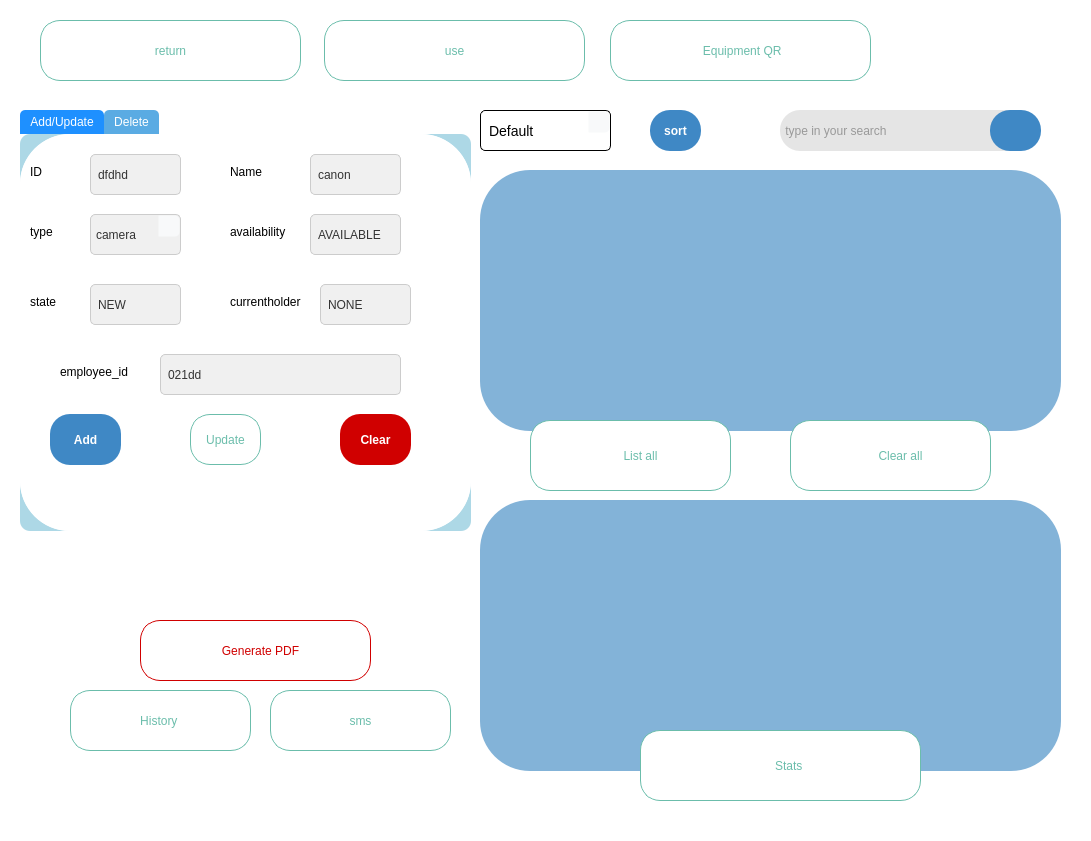
    <widget class="QFrame" name="frame_3">
     <property name="geometry">
      <rect>
       <x>290</x>
       <y>10</y>
       <width>1091</width>
       <height>841</height>
      </rect>
     </property>
     <property name="styleSheet">
      <string notr="true">
 /*  background: #032B43;*/
  border: 0px ;
  /*background-color:#3F88C5;*/
background-color:white;
    color: white;
    border-radius: 50px;
</string>
     </property>
     <property name="frameShape">
      <enum>QFrame::StyledPanel</enum>
     </property>
     <property name="frameShadow">
      <enum>QFrame::Raised</enum>
     </property>
     <widget class="QLabel" name="label_3">
      <property name="geometry">
       <rect>
        <x>-240</x>
        <y>480</y>
        <width>56</width>
        <height>16</height>
       </rect>
      </property>
      <property name="styleSheet">
       <string notr="true">image: url(:/Light_ones/icons8-microphone-2-50.png);
background:transparent;
border:0px;</string>
      </property>
      <property name="text">
       <string>TextLabel</string>
      </property>
     </widget>
     <widget class="QToolButton" name="search_button">
      <property name="geometry">
       <rect>
        <x>990</x>
        <y>110</y>
        <width>51</width>
        <height>41</height>
       </rect>
      </property>
      <property name="styleSheet">
       <string notr="true">
    QToolButton {
        background-color: #3F88C5;
        border: none;
        color: white;
        font-weight: bold;
        padding: 5px;
        width: 30px;
        height: 30px;
        border-radius: 20px;
		image:url(:/Dark_ones /magnifier.png);
    }
    QToolButton::menu-indicator {
        image:none;
    }
</string>
      </property>
      <property name="text">
       <string/>
      </property>
     </widget>
     <widget class="QLineEdit" name="search_lineEdit">
      <property name="geometry">
       <rect>
        <x>780</x>
        <y>110</y>
        <width>251</width>
        <height>41</height>
       </rect>
      </property>
      <property name="styleSheet">
       <string notr="true">border-radius:20px;
background:rgb(229, 229, 229);
color:#999999;
font: 8pt &quot;8514oem&quot;;</string>
      </property>
      <property name="text">
       <string> type in your search</string>
      </property>
     </widget>
     <widget class="QLabel" name="label_15">
      <property name="geometry">
       <rect>
        <x>130</x>
        <y>630</y>
        <width>91</width>
        <height>41</height>
       </rect>
      </property>
      <property name="styleSheet">
       <string notr="true">QLabel{
image:url(:/Dark_ones /pdf.png);
background:transparent;
}
</string>
      </property>
      <property name="text">
       <string/>
      </property>
     </widget>
     <widget class="QPushButton" name="qr_button">
      <property name="geometry">
       <rect>
        <x>610</x>
        <y>20</y>
        <width>261</width>
        <height>61</height>
       </rect>
      </property>
      <property name="cursor">
       <cursorShape>PointingHandCursor</cursorShape>
      </property>
      <property name="styleSheet">
       <string notr="true">QPushButton{color: rgb(107, 189, 171);
border-radius:20px;
border:1px solid rgb(107, 189, 171);
font: 75 12pt &quot;8514oem&quot;;

}
QPushButton:hover {
    background:rgb(107, 189, 171);
	color:white;
	
}</string>
      </property>
      <property name="text">
       <string> Equipment QR</string>
      </property>
     </widget>
     <widget class="QPushButton" name="Generate_PDF">
      <property name="geometry">
       <rect>
        <x>140</x>
        <y>620</y>
        <width>231</width>
        <height>61</height>
       </rect>
      </property>
      <property name="cursor">
       <cursorShape>PointingHandCursor</cursorShape>
      </property>
      <property name="styleSheet">
       <string notr="true">QPushButton{color:#D00000;
border-radius:20px;
border: 1px solid #D00000;
font: 75 12pt &quot;8514oem&quot;;
}
QPushButton:hover {
    background: #D00000;
	color:white;
	
	
}
</string>
      </property>
      <property name="text">
       <string>   Generate PDF</string>
      </property>
     </widget>
     <widget class="QPushButton" name="stats_button">
      <property name="geometry">
       <rect>
        <x>640</x>
        <y>730</y>
        <width>281</width>
        <height>71</height>
       </rect>
      </property>
      <property name="cursor">
       <cursorShape>PointingHandCursor</cursorShape>
      </property>
      <property name="styleSheet">
       <string notr="true">QPushButton{color: rgb(107, 189, 171);
border-radius:20px;
border: 1px solid rgb(107, 189, 171);
font: 75 12pt &quot;8514oem&quot;;

}
QPushButton:hover {
    background: rgb(107, 189, 171);
	color:white;
	
}</string>
      </property>
      <property name="text">
       <string>     Stats</string>
      </property>
     </widget>
     <widget class="QLabel" name="label_16">
      <property name="geometry">
       <rect>
        <x>690</x>
        <y>750</y>
        <width>61</width>
        <height>31</height>
       </rect>
      </property>
      <property name="styleSheet">
       <string notr="true">image:url(:/Dark_ones /stat.png);
background:transparent;</string>
      </property>
      <property name="text">
       <string/>
      </property>
     </widget>
     <widget class="QLabel" name="label_8">
      <property name="geometry">
       <rect>
        <x>10</x>
        <y>190</y>
        <width>71</width>
        <height>31</height>
       </rect>
      </property>
      <property name="styleSheet">
       <string notr="true">image:url(:/Light_ones/filter.png);
background:transparent;</string>
      </property>
      <property name="text">
       <string/>
      </property>
     </widget>
     <widget class="QLabel" name="label_18">
      <property name="geometry">
       <rect>
        <x>970</x>
        <y>20</y>
        <width>131</width>
        <height>61</height>
       </rect>
      </property>
      <property name="styleSheet">
       <string notr="true">image:url(:/Dark_ones /profile_dark.png);
background:transparent;</string>
      </property>
      <property name="text">
       <string/>
      </property>
     </widget>
     <widget class="QTabWidget" name="tabWidget">
      <property name="enabled">
       <bool>true</bool>
      </property>
      <property name="geometry">
       <rect>
        <x>20</x>
        <y>110</y>
        <width>451</width>
        <height>421</height>
       </rect>
      </property>
      <property name="styleSheet">
       <string notr="true">QTabWidget::pane {
    border-radius: 10px; /* Adjust the radius as needed */
    background-color: rgb(173, 216, 230); /* Set the background color to light blue */
}

QTabBar::tab {
    background-color: rgb(90, 171, 227); /* Set the tab background color */
    color: white; /* Set the text color to white */
    border-top-left-radius: 5px; /* Adjust the radius as needed */
    border-top-right-radius: 5px; /* Adjust the radius as needed */
    padding: 5px 10px; /* Adjust padding as needed */
}

QTabBar::tab:selected {
    background-color: rgb(30, 144, 255); /* Set the selected tab background color */
}</string>
      </property>
      <property name="currentIndex">
       <number>0</number>
      </property>
      <widget class="QWidget" name="tab">
       <attribute name="title">
        <string>Add/Update</string>
       </attribute>
       <widget class="QLineEdit" name="name_lineEdit">
        <property name="geometry">
         <rect>
          <x>290</x>
          <y>20</y>
          <width>91</width>
          <height>41</height>
         </rect>
        </property>
        <property name="styleSheet">
         <string notr="true">QLineEdit {
    background-color: #f0f0f0; /* Set a very light background color */
    border-radius: 5px; /* Adjust the radius as needed */
    padding: 5px; /* Adjust padding as needed */
    border: 1px solid #ccc; /* Add a border */
    color: #333333; /* Set the color of the text to dark */
}

QLineEdit:focus {
    border-color: #007bff;
    border-width: 2px;
}
</string>
        </property>
        <property name="text">
         <string>canon</string>
        </property>
       </widget>
       <widget class="QLineEdit" name="id_lineEdit">
        <property name="geometry">
         <rect>
          <x>70</x>
          <y>20</y>
          <width>91</width>
          <height>41</height>
         </rect>
        </property>
        <property name="styleSheet">
         <string notr="true">QLineEdit {
    background-color: #f0f0f0; /* Set a very light background color */
    border-radius: 5px; /* Adjust the radius as needed */
    padding: 5px; /* Adjust padding as needed */
    border: 1px solid #ccc; /* Add a border */
    color: #333333; /* Set the color of the text to dark */
}
QLineEdit:focus {
    border-color: #007bff;
    border-width: 2px;
}</string>
        </property>
        <property name="text">
         <string>dfdhd</string>
        </property>
       </widget>
       <widget class="QLineEdit" name="employee_id_lineEdit">
        <property name="geometry">
         <rect>
          <x>140</x>
          <y>220</y>
          <width>241</width>
          <height>41</height>
         </rect>
        </property>
        <property name="styleSheet">
         <string notr="true">QLineEdit {
    background-color: #f0f0f0; /* Set a very light background color */
    border-radius: 5px; /* Adjust the radius as needed */
    padding: 5px; /* Adjust padding as needed */
    border: 1px solid #ccc; /* Add a border */
    color: #333333; /* Set the color of the text to dark */
}
QLineEdit:focus {
    border-color: #007bff;
    border-width: 2px;
}</string>
        </property>
        <property name="text">
         <string>021dd</string>
        </property>
       </widget>
       <widget class="QLineEdit" name="availability_lineEdit">
        <property name="geometry">
         <rect>
          <x>290</x>
          <y>80</y>
          <width>91</width>
          <height>41</height>
         </rect>
        </property>
        <property name="styleSheet">
         <string notr="true">QLineEdit {
    background-color: #f0f0f0; /* Set a very light background color */
    border-radius: 5px; /* Adjust the radius as needed */
    padding: 5px; /* Adjust padding as needed */
    border: 1px solid #ccc; /* Add a border */
    color: #333333; /* Set the color of the text to dark */
}

QLineEdit:focus {
    border-color: #007bff;
    border-width: 2px;
}</string>
        </property>
        <property name="text">
         <string>AVAILABLE</string>
        </property>
       </widget>
       <widget class="QLineEdit" name="state_lineEdit">
        <property name="geometry">
         <rect>
          <x>70</x>
          <y>150</y>
          <width>91</width>
          <height>41</height>
         </rect>
        </property>
        <property name="styleSheet">
         <string notr="true">QLineEdit {
    background-color: #f0f0f0; /* Set a very light background color */
    border-radius: 5px; /* Adjust the radius as needed */
    padding: 5px; /* Adjust padding as needed */
    border: 1px solid #ccc; /* Add a border */
    color: #333333; /* Set the color of the text to dark */
}

QLineEdit:focus {
    border-color: #007bff;
    border-width: 2px;
}</string>
        </property>
        <property name="text">
         <string>NEW</string>
        </property>
       </widget>
       <widget class="QLineEdit" name="currentholder_linedit">
        <property name="geometry">
         <rect>
          <x>300</x>
          <y>150</y>
          <width>91</width>
          <height>41</height>
         </rect>
        </property>
        <property name="styleSheet">
         <string notr="true">QLineEdit {
    background-color: #f0f0f0; /* Set a very light background color */
    border-radius: 5px; /* Adjust the radius as needed */
    padding: 5px; /* Adjust padding as needed */
    border: 1px solid #ccc; /* Add a border */
    color: #333333; /* Set the color of the text to dark */
}

QLineEdit:focus {
    border-color: #007bff;
    border-width: 2px;
}</string>
        </property>
        <property name="text">
         <string>NONE</string>
        </property>
       </widget>
       <widget class="QLabel" name="label_19">
        <property name="geometry">
         <rect>
          <x>10</x>
          <y>30</y>
          <width>56</width>
          <height>16</height>
         </rect>
        </property>
        <property name="styleSheet">
         <string notr="true">color:black;
</string>
        </property>
        <property name="text">
         <string>ID</string>
        </property>
       </widget>
       <widget class="QLabel" name="label_29">
        <property name="geometry">
         <rect>
          <x>210</x>
          <y>30</y>
          <width>56</width>
          <height>16</height>
         </rect>
        </property>
        <property name="styleSheet">
         <string notr="true">color:black;
</string>
        </property>
        <property name="text">
         <string>Name</string>
        </property>
       </widget>
       <widget class="QLabel" name="label_30">
        <property name="geometry">
         <rect>
          <x>10</x>
          <y>90</y>
          <width>56</width>
          <height>16</height>
         </rect>
        </property>
        <property name="styleSheet">
         <string notr="true">color:black</string>
        </property>
        <property name="text">
         <string>type</string>
        </property>
       </widget>
       <widget class="QLabel" name="label_31">
        <property name="geometry">
         <rect>
          <x>210</x>
          <y>90</y>
          <width>61</width>
          <height>16</height>
         </rect>
        </property>
        <property name="styleSheet">
         <string notr="true">color:black</string>
        </property>
        <property name="text">
         <string>availability</string>
        </property>
       </widget>
       <widget class="QLabel" name="label_32">
        <property name="geometry">
         <rect>
          <x>10</x>
          <y>160</y>
          <width>51</width>
          <height>16</height>
         </rect>
        </property>
        <property name="styleSheet">
         <string notr="true">color:black</string>
        </property>
        <property name="text">
         <string>state</string>
        </property>
       </widget>
       <widget class="QLabel" name="label_33">
        <property name="geometry">
         <rect>
          <x>210</x>
          <y>160</y>
          <width>81</width>
          <height>16</height>
         </rect>
        </property>
        <property name="styleSheet">
         <string notr="true">color:black</string>
        </property>
        <property name="text">
         <string>currentholder</string>
        </property>
       </widget>
       <widget class="QLabel" name="label_34">
        <property name="geometry">
         <rect>
          <x>40</x>
          <y>230</y>
          <width>91</width>
          <height>16</height>
         </rect>
        </property>
        <property name="styleSheet">
         <string notr="true">color:black
</string>
        </property>
        <property name="text">
         <string>employee_id</string>
        </property>
       </widget>
       <widget class="QPushButton" name="ajouter">
        <property name="geometry">
         <rect>
          <x>30</x>
          <y>280</y>
          <width>71</width>
          <height>51</height>
         </rect>
        </property>
        <property name="styleSheet">
         <string notr="true">/* QPushButton style */

QPushButton {
    background-color: #3F88C5;
    border: none;
    color: white;
    font-weight: bold;
    padding: 5px;
    width: 30px;
    height: 30px;
    border-radius: 20px;
    font: 75 12pt &quot;8514oem&quot;;
}

QPushButton::menu-indicator {
    image: none;
}
</string>
        </property>
        <property name="text">
         <string>Add</string>
        </property>
       </widget>
       <widget class="QPushButton" name="updatebutton">
        <property name="geometry">
         <rect>
          <x>170</x>
          <y>280</y>
          <width>71</width>
          <height>51</height>
         </rect>
        </property>
        <property name="styleSheet">
         <string notr="true">QPushButton{color: rgb(107, 189, 171);
border-radius:20px;
border: 1px solid rgb(107, 189, 171);
font: 75 12pt &quot;8514oem&quot;;

}
QPushButton:hover {
    background: rgb(107, 189, 171);
	color:white;
	
}</string>
        </property>
        <property name="text">
         <string>Update</string>
        </property>
       </widget>
       <widget class="QPushButton" name="clear_fields_add">
        <property name="geometry">
         <rect>
          <x>320</x>
          <y>280</y>
          <width>71</width>
          <height>51</height>
         </rect>
        </property>
        <property name="styleSheet">
         <string notr="true">/* QPushButton style */

QPushButton {
    background-color: #D00000;
    border: none;
    color: white;
    font-weight: bold;
    padding: 5px;
    width: 30px;
    height: 30px;
    border-radius: 20px;
    font: 75 12pt &quot;8514oem&quot;;
}

QPushButton::menu-indicator {
    image: none;
}
</string>
        </property>
        <property name="text">
         <string> Clear </string>
        </property>
       </widget>
       <widget class="QComboBox" name="type_comboBox">
        <property name="geometry">
         <rect>
          <x>70</x>
          <y>80</y>
          <width>91</width>
          <height>41</height>
         </rect>
        </property>
        <property name="styleSheet">
         <string notr="true">QComboBox {
    background-color: #f0f0f0; /* Set a very light background color */
    border-radius: 5px; /* Adjust the radius as needed */
    padding: 5px; /* Adjust padding as needed */
    border: 1px solid #ccc; /* Add a border */
    color: #333333; /* Set the color of the text to dark */

}

QComboBox::drop-down {
    width: 20px;
    height: 20px; /* Adjust the height as needed */
    border: 1px solid transparent; /* Add a border to the drop-down arrow */
    border-top-right-radius: 5px; /* Match the border radius of the combobox */
    border-bottom-right-radius: 5px;
    background-color: #f8f9fa; /* Match the background color of the combobox */
}

QComboBox::item {
    color: black; /* Set the color of the items to black */
}

QComboBox::item:selected {
    background-color: #007bff; /* Set the background color of the selected item */
    color: black; /* Set the color of the selected item text */
}

QComboBox:focus {
    border-color: #007bff;
    border-width: 2px;
}</string>
        </property>
        <item>
         <property name="text">
          <string>camera</string>
         </property>
        </item>
        <item>
         <property name="text">
          <string>mic</string>
         </property>
        </item>
       </widget>
      </widget>
      <widget class="QWidget" name="tab_3">
       <attribute name="title">
        <string>Delete</string>
       </attribute>
       <widget class="QLineEdit" name="id_lineEdit_delete">
        <property name="geometry">
         <rect>
          <x>150</x>
          <y>130</y>
          <width>181</width>
          <height>41</height>
         </rect>
        </property>
        <property name="styleSheet">
         <string notr="true">QLineEdit {
    padding: 8px;
    border: 1px solid #ccc;
    border-radius: 5px;
    font-size: 14px;
    color: black;
}

QLineEdit:focus {
    border-color: #007bff;
    border-width: 2px;
}</string>
        </property>
        <property name="text">
         <string>01sDC</string>
        </property>
       </widget>
       <widget class="QPushButton" name="delete_button">
        <property name="geometry">
         <rect>
          <x>160</x>
          <y>200</y>
          <width>141</width>
          <height>41</height>
         </rect>
        </property>
        <property name="styleSheet">
         <string notr="true">/* QPushButton style */

QPushButton {
    background-color: #D00000;
    border: none;
    color: white;
    font-weight: bold;
    padding: 5px;
    width: 30px;
    height: 30px;
    border-radius: 20px;
    font: 75 12pt &quot;8514oem&quot;;
}

QPushButton::menu-indicator {
    image: none;
}
</string>
        </property>
        <property name="text">
         <string>Delete</string>
        </property>
       </widget>
       <widget class="QLabel" name="label_36">
        <property name="geometry">
         <rect>
          <x>80</x>
          <y>30</y>
          <width>341</width>
          <height>81</height>
         </rect>
        </property>
        <property name="styleSheet">
         <string notr="true">color:black;
    font: 75 12pt &quot;8514oem&quot;;
</string>
        </property>
        <property name="text">
         <string>type in the ID of the Equipement </string>
        </property>
       </widget>
      </widget>
     </widget>
     <widget class="QPushButton" name="sms">
      <property name="geometry">
       <rect>
        <x>270</x>
        <y>690</y>
        <width>181</width>
        <height>61</height>
       </rect>
      </property>
      <property name="styleSheet">
       <string notr="true">QPushButton{color: rgb(107, 189, 171);
border-radius:20px;
border: 1px solid rgb(107, 189, 171);
font: 75 12pt &quot;8514oem&quot;;

}
QPushButton:hover {
    background: rgb(107, 189, 171);
	color:white;
	
}
</string>
      </property>
      <property name="text">
       <string>sms</string>
      </property>
     </widget>
     <widget class="QPushButton" name="useEquipment">
      <property name="geometry">
       <rect>
        <x>324</x>
        <y>20</y>
        <width>261</width>
        <height>61</height>
       </rect>
      </property>
      <property name="styleSheet">
       <string notr="true">QPushButton{color: rgb(107, 189, 171);
border-radius:20px;
border: 1px solid rgb(107, 189, 171);
font: 75 12pt &quot;8514oem&quot;;

}
QPushButton:hover {
    background:rgb(107, 189, 171);
	color:white;
	
}</string>
      </property>
      <property name="text">
       <string>use</string>
      </property>
     </widget>
     <widget class="QPushButton" name="returnEquipment">
      <property name="geometry">
       <rect>
        <x>40</x>
        <y>20</y>
        <width>261</width>
        <height>61</height>
       </rect>
      </property>
      <property name="styleSheet">
       <string notr="true">QPushButton{color: rgb(107, 189, 171);
border-radius:20px;
border:1px solid rgb(107, 189, 171);
font: 75 12pt &quot;8514oem&quot;;

}
QPushButton:hover {
    background:rgb(107, 189, 171);
	color:white;
	
}</string>
      </property>
      <property name="text">
       <string> return </string>
      </property>
     </widget>
     <widget class="QPushButton" name="notif">
      <property name="geometry">
       <rect>
        <x>70</x>
        <y>690</y>
        <width>181</width>
        <height>61</height>
       </rect>
      </property>
      <property name="styleSheet">
       <string notr="true">QPushButton{color: rgb(107, 189, 171);
border-radius:20px;
border: 1px solid rgb(107, 189, 171);
font: 75 12pt &quot;8514oem&quot;;

}
QPushButton:hover {
    background: rgb(107, 189, 171);
	color:white;
	
}
</string>
      </property>
      <property name="text">
       <string>History </string>
      </property>
     </widget>
     <widget class="QComboBox" name="Sorting">
      <property name="geometry">
       <rect>
        <x>480</x>
        <y>110</y>
        <width>131</width>
        <height>41</height>
       </rect>
      </property>
      <property name="styleSheet">
       <string notr="true">QComboBox {
    padding: 8px;
    border: 1px solid #000; /* Set the border color to black */
    border-radius: 5px;
    font-size: 14px;
    color: black;
}

QComboBox::drop-down {
    width: 20px;
    height: 20px; /* Adjust the height as needed */
    border: 1px solid transparent; /* Add a border to the drop-down arrow */
    border-top-right-radius: 5px; /* Match the border radius of the combobox */
    border-bottom-right-radius: 5px;
    background-color: #f8f9fa; /* Match the background color of the combobox */
}

QComboBox::item {
    color: black; /* Set the color of the items to black */
}

QComboBox::item:selected {
    background-color: #007bff; /* Set the background color of the selected item */
    color: black; /* Set the color of the selected item text */
}

QComboBox:focus {
    border-color: #007bff;
    border-width: 2px;
}</string>
      </property>
      <item>
       <property name="text">
        <string>Default</string>
       </property>
      </item>
      <item>
       <property name="text">
        <string>A-Z</string>
       </property>
      </item>
     </widget>
     <widget class="QPushButton" name="Sort">
      <property name="geometry">
       <rect>
        <x>650</x>
        <y>110</y>
        <width>51</width>
        <height>41</height>
       </rect>
      </property>
      <property name="styleSheet">
       <string notr="true">/* QPushButton style */

QPushButton {
    background-color: #3F88C5;
    border: none;
    color: white;
    font-weight: bold;
    padding: 5px;
    width: 30px;
    height: 30px;
    border-radius: 20px;
    font: 75 12pt &quot;8514oem&quot;;
}

QPushButton::menu-indicator {
    image: none;
}
</string>
      </property>
      <property name="text">
       <string>sort</string>
      </property>
     </widget>
     <widget class="QTableView" name="equip_tab">
      <property name="geometry">
       <rect>
        <x>480</x>
        <y>170</y>
        <width>581</width>
        <height>261</height>
       </rect>
      </property>
      <property name="styleSheet">
       <string notr="true">color:black;
 background-color: rgb(131, 179, 216);

</string>
      </property>
     </widget>
     <widget class="QPushButton" name="list_all_button">
      <property name="geometry">
       <rect>
        <x>530</x>
        <y>420</y>
        <width>201</width>
        <height>71</height>
       </rect>
      </property>
      <property name="styleSheet">
       <string notr="true">QPushButton{color: rgb(107, 189, 171);
border-radius:20px;
border: 1px solid rgb(107, 189, 171);
font: 75 12pt &quot;8514oem&quot;;

}
QPushButton:hover {
    background: rgb(107, 189, 171);
	color:white;
	
}</string>
      </property>
      <property name="text">
       <string>      List all</string>
      </property>
     </widget>
     <widget class="QPushButton" name="clear_all_in_table">
      <property name="geometry">
       <rect>
        <x>790</x>
        <y>420</y>
        <width>201</width>
        <height>71</height>
       </rect>
      </property>
      <property name="styleSheet">
       <string notr="true">QPushButton{color: rgb(107, 189, 171);
border-radius:20px;
border:1px solid rgb(107, 189, 171);
font: 75 12pt &quot;8514oem&quot;;

}
QPushButton:hover {
    background: rgb(107, 189, 171);
	color:white;
	
}</string>
      </property>
      <property name="text">
       <string>      Clear all</string>
      </property>
     </widget>
     <widget class="QTableView" name="stat_tab">
      <property name="enabled">
       <bool>true</bool>
      </property>
      <property name="geometry">
       <rect>
        <x>480</x>
        <y>500</y>
        <width>581</width>
        <height>271</height>
       </rect>
      </property>
      <property name="styleSheet">
       <string notr="true">color:black;
 background-color: rgb(131, 179, 216);

</string>
      </property>
     </widget>
     <widget class="QLabel" name="label_14">
      <property name="geometry">
       <rect>
        <x>520</x>
        <y>430</y>
        <width>111</width>
        <height>51</height>
       </rect>
      </property>
      <property name="styleSheet">
       <string notr="true">image:url(:/Dark_ones /eye.png);
background:transparent;</string>
      </property>
      <property name="text">
       <string/>
      </property>
     </widget>
     <widget class="QLabel" name="label_9">
      <property name="geometry">
       <rect>
        <x>790</x>
        <y>440</y>
        <width>61</width>
        <height>31</height>
       </rect>
      </property>
      <property name="styleSheet">
       <string notr="true">image:url(:/Dark_ones /poubelle.png);
background:transparent;</string>
      </property>
      <property name="text">
       <string/>
      </property>
     </widget>
     <zorder>equip_tab</zorder>
     <zorder>qr_button</zorder>
     <zorder>search_lineEdit</zorder>
     <zorder>label_3</zorder>
     <zorder>search_button</zorder>
     <zorder>Generate_PDF</zorder>
     <zorder>label_15</zorder>
     <zorder>label_8</zorder>
     <zorder>label_18</zorder>
     <zorder>tabWidget</zorder>
     <zorder>sms</zorder>
     <zorder>useEquipment</zorder>
     <zorder>returnEquipment</zorder>
     <zorder>notif</zorder>
     <zorder>Sorting</zorder>
     <zorder>Sort</zorder>
     <zorder>stat_tab</zorder>
     <zorder>stats_button</zorder>
     <zorder>label_16</zorder>
     <zorder>clear_all_in_table</zorder>
     <zorder>list_all_button</zorder>
     <zorder>label_14</zorder>
     <zorder>label_9</zorder>
    </widget>
